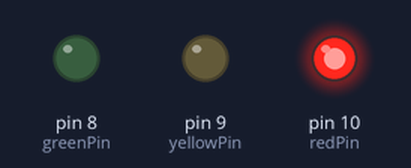
This sketch was run on a simulated Arduino Uno, built with avr-gcc and run on an emulated ATmega328P. Shown: output pins drawn as LEDs (lit = HIGH).

Above: at 2.5 s.
At 6.0 s:
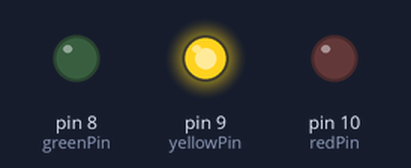
At 9.5 s:
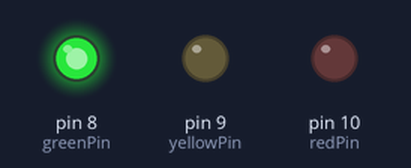
Timing chart, 0 to 15.6 s (numbered marks = the images above):
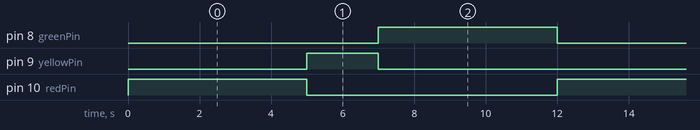

The sketch:

Traffic_light_ard.ino
```cpp
const int redPin = 10;
const int yellowPin = 9;
const int greenPin = 8;

const int redDuration = 5000;    // 5 seconds
const int yellowDuration = 2000; // 2 seconds
const int greenDuration = 5000;  // 5 seconds

void setup() {
  pinMode(redPin, OUTPUT);
  pinMode(yellowPin, OUTPUT);
  pinMode(greenPin, OUTPUT);
}

void loop() {
  digitalWrite(redPin, HIGH);
  delay(redDuration);
  digitalWrite(redPin, LOW);

  digitalWrite(yellowPin, HIGH);
  delay(yellowDuration);
  digitalWrite(yellowPin, LOW);

  digitalWrite(greenPin, HIGH);
  delay(greenDuration);
  digitalWrite(greenPin, LOW);
}
```

Measured:
- by itself, pin 8 (greenPin), pin 10 (redPin): alternates HIGH for 5.0 s and LOW for 7.0 s
- by itself, pin 9 (yellowPin): alternates HIGH for 2.0 s and LOW for 10.0 s
- by itself, everything shown: repeats every 12.0 s, in 4 steps
